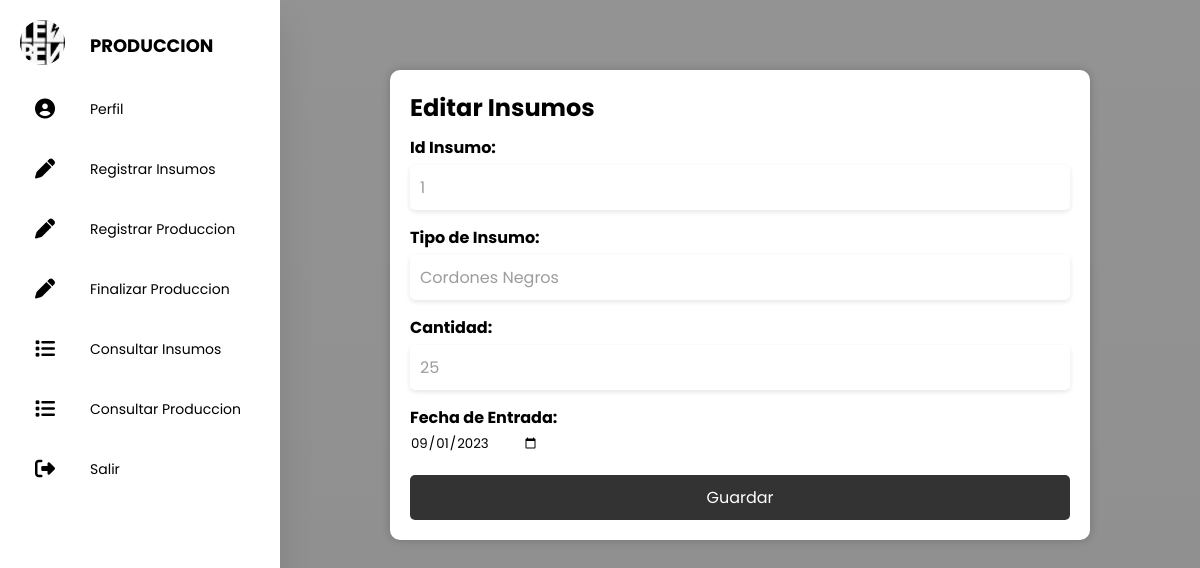
The page /SanProduccion/PHP/Sa_EditarInsumos.php?idInsumos=1 on the database its author committed.
### tables this page shows
CREATE TABLE `insumos` (
  `idInsumos` int(10) UNSIGNED NOT NULL,
  `cantidadInsumos` int(11) DEFAULT NULL,
  `tipoInsumos` varchar(20) DEFAULT NULL,
  `fechaInsumos` date DEFAULT NULL
);

### SanProduccion/PHP/Sa_EditarInsumos.php (the view, shortened to what this page needs)
<!DOCTYPE html>
<html lang="en">
<head>
  <link rel="stylesheet" href="../CSS/Sa_Produccion.css">
  <link rel="stylesheet" href="https://cdnjs.cloudflare.com/ajax/libs/font-awesome/6.4.2/css/all.min.css" />
</head>
<body>
  <div class="container">
    <section>
      <nav class="a-hover">
        <ul>
          <li>
            <a href="#" class="logo">
              <img src="../IMG/leben.jpg" alt="">
              <span class="nav-item">PRODUCCION</span>
            </a>
          </li>
          <li><a href="../HTML/SaProduccion.html">
              <i class="fas fa-circle-user"></i>
              <span class="nav-item">Perfil</span>
            </a></li>
          <li><a href="../PHP/Sa_RegistarInsumos.php">
              <i class="fas fa-pen"></i>
              <span class="nav-item">Registrar Insumos</span>
            </a></li>
          <li><a href="../PHP/Sa_RegistrarProduccion.php">
              <i class="fas fa-pen"></i>
              <span class="nav-item">Registrar Produccion</span>
            </a></li>
          <li><a href="../PHP/Sa_FinalizarProduccion.php">
              <i class="fas fa-pen"></i>
              <span class="nav-item">Finalizar Produccion</span>
            </a></li>
          <li><a href="../PHP/Sa_ConsultarInsumos.php">
              <i class="fas fa-list"></i>
              <span class="nav-item">Consultar Insumos</span>
            </a></li>
          <li><a href="../PHP/Sa_ConsultarProduccion.php">
              <i class="fas fa-list"></i>
              <span class="nav-item">Consultar Produccion</span>
            </a></li>
          <li><a href="../SanSalir.html">
              <i class="fas fa-sign-out-alt"></i>
              <span class="nav-item">Salir</span>
            </a></li>
        </ul>
      </nav>
    </section>
    <?php
    $servername = "localhost";
    $username = "root";
    $password = "";
    $dbname = "snb";
    $conn = new mysqli($servername, $username, $password, $dbname);
    if (isset($_GET["idInsumos"])) {
      $idInsumos = $_GET["idInsumos"];
      $sql = "SELECT * FROM insumos WHERE idInsumos = $idInsumos";
      $result = $conn->query($sql);
      if ($result->num_rows > 0) {
        $row = $result->fetch_assoc();
        $cantidadInsumos = $row["cantidadInsumos"];
        $tipoInsumos = $row["tipoInsumos"];
        $fechaInsumos = $row["fechaInsumos"];
      } else {
        echo "No se encontró el registro.";
        exit;
      }
    }
    ?>
    <section class="main">
      <div class="formulario">
        <h2>Editar Insumos</h2>
        <form method="POST" onsubmit="mostrarAlerta()">
          <div class="campos-linea">
            <label for="idInsumos">Id Insumo:</label>
            <input type="number" name="idInsumos" value="<?php echo $idInsumos; ?>" readonly>
          </div>
          <div class="campos-linea">
            <label for="tipoInsumos">Tipo de Insumo:</label>
            <input type="text" name="tipoInsumos" value="<?php echo $tipoInsumos; ?>" required>
          </div>
          <div class="campos-linea">
            <label for="cantidad">Cantidad:</label>
            <input type="number" name="cantidadInsumos" value="<?php echo $cantidadInsumos; ?>" oninput="validarCantidad(this)" min="1">
          </div>
          <div class="campos-linea">
            <label for="fechaEntrada">Fecha de Entrada:</label>
            <input type="date" name="fechaInsumos" value="<?php echo $fechaInsumos; ?>" required>
          </div>
          <button type="submit">Guardar</button>
        </form>
    </section>
  </div>
</body>
</html>

### SanProduccion/CSS/Sa_Produccion.css (style rules this page uses)
* { margin: 0; padding: 0; outline: none; border: none; text-decoration: none; box-sizing: border-box; font-family: "Poppins", sans-serif; }
body { background-image: linear-gradient(rgba(0, 0, 0, 0.422), rgba(0, 0, 0, 0.445)), url(../IMG/Fondo.jpg); -webkit-background-size: cover; background-size: cover; background-attachment: fixed; }
.container { display: flex; }
nav { position: relative; top: 0; bottom: 0; height: 110vh; left: 0; background: #ffffff; width: 280px; overflow: hidden; box-shadow: 0 20px 35px rgba(0, 0, 0, 0.1); }
.logo { text-align: center; display: flex; margin: 10px 0 0 10px; }
.logo img { width: 45px; height: 45px; border-radius: 50%; }
.logo span { font-weight: bold; padding-left: 15px; font-size: 18px; text-transform: uppercase; }
a { position: relative; color: rgb(0, 0, 0); font-size: 14px; display: table; width: 280px; padding: 10px; }
.fas { position: relative; width: 70px; height: 40px; top: 14px; font-size: 20px; text-align: center; }
.nav-item { position: relative; top: 12px; margin-left: 10px; }
.main { position: relative; padding: 20px; width: 100%; }
.formulario { width: 700px; margin: 50px auto; background-color: #ffffff; border-radius: 10px; box-shadow: 0px 0px 10px rgba(0, 0, 0, 0.2); padding: 20px; }
.formulario label { display: flex; font-weight: bold; margin-top: 10px; }
.formulario input[type="number"], [type="text"], .formulario textarea { width: 100%; padding: 10px; margin: 5px 0; border: none; border-radius: 5px; font-size: 16px; color: #9c9c9c; box-shadow: 0px 2px 5px rgba(0, 0, 0, 0.1); }
.formulario button { width: 100%; padding: 10px 10px; background-color: #333333; color: #ffffff; border: none; border-radius: 5px; font-size: 16px; cursor: pointer; margin-top: 20px; }

### rows shown on the page
insumos: tipoInsumos "Cordones Negros", cantidadInsumos "25", fechaInsumos "09/01/2023"
